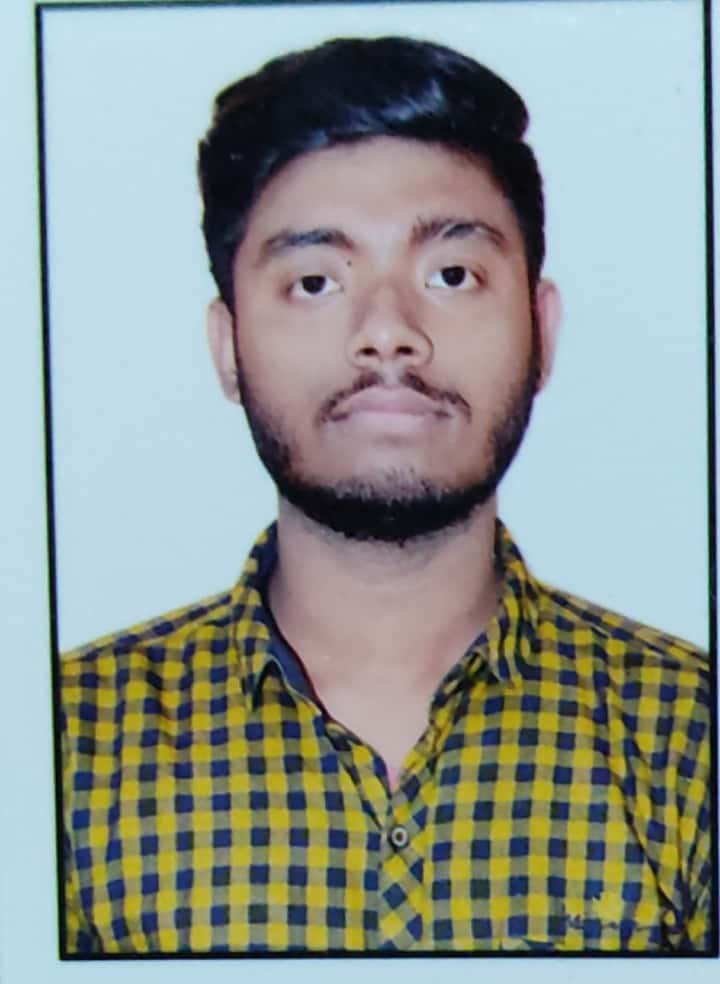
#> input picture flask_backend/scanned photo.jpeg, 720 x 984 px
$ python index.py
#> lines starting #> are read from the running program, lines starting #| are printed output that depends on the picture
import cv2 as cv
import numpy as np
# img=cv.imread("mypic.jpg")
# img=cv.imread("my-pic.jpg")
def image_resize(image, width = None, height = None, inter = cv.INTER_AREA):
    dim = None
    (h, w) = image.shape[:2]
    if width is None and height is None:
        return image
    if width is None:
        r = height / float(h)
        dim = (int(w * r), height)
    else:
        r = width / float(w)
        dim = (width, int(h * r))
    resized = cv.resize(image, dim, interpolation = inter)
    return resized

img=cv.imread("scanned photo.jpeg")
#> img is the input picture: shape (984, 720, 3); mean B, G, R 146.4, 151.1, 142.5
# img=cv.imread("demo2.jpg")

gray=cv.cvtColor(img,cv.COLOR_BGR2GRAY)
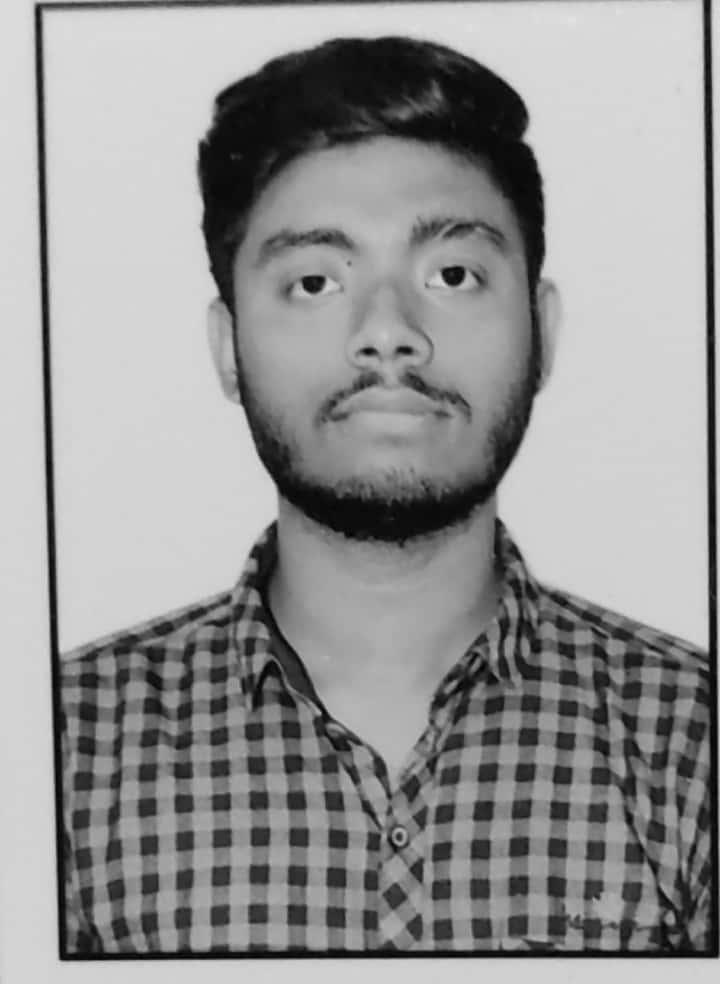
#> gray: shape (984, 720); min 1, max 226, mean 148
glasses=cv.imread("glass3.png",-1)
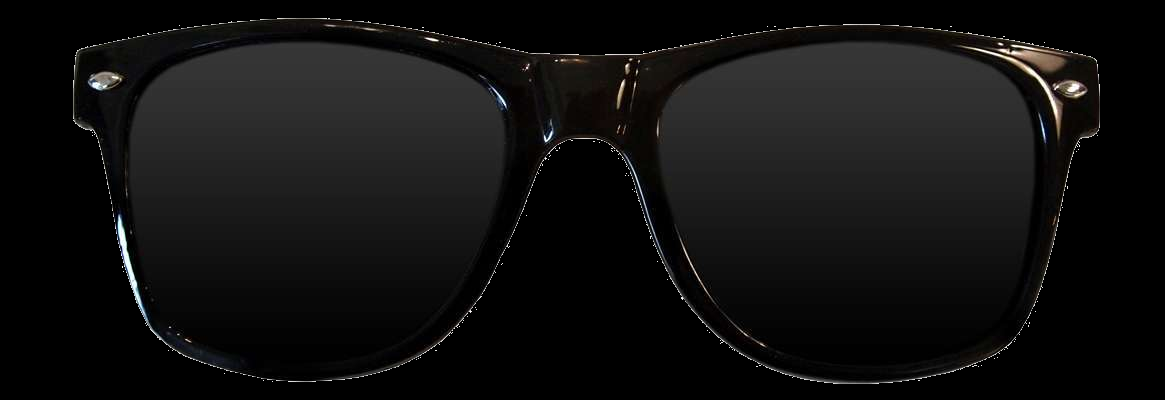
#> input picture flask_backend/glass3.png, 1165 x 400 px
#> glasses is the input picture: shape (400, 1165, 4); mean B, G, R, A 16.2, 16.4, 16.8, 153.5

#> (the run stopped early here; a loop or call above may not have finished)
